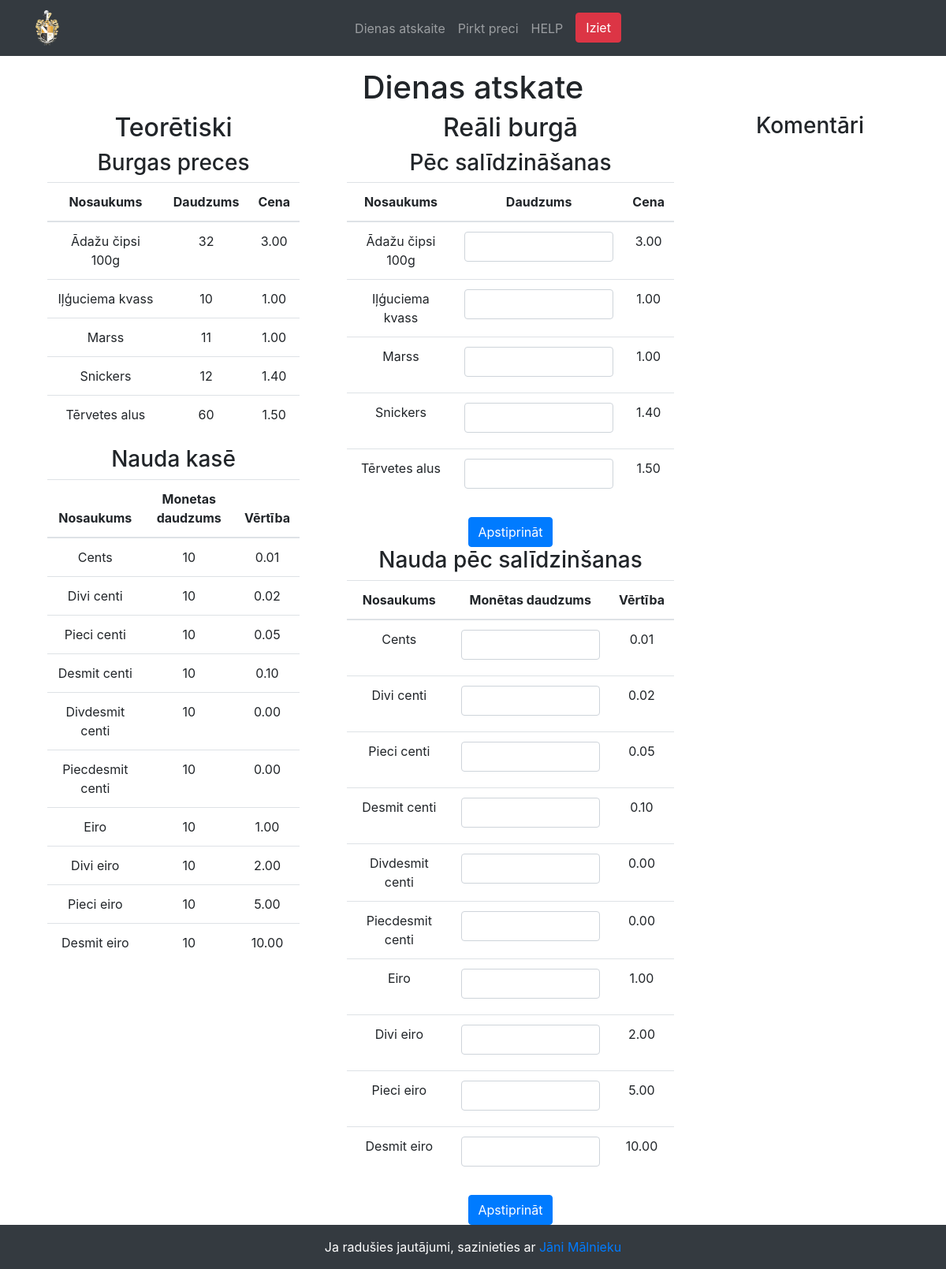
The app's page /dienas_atskaite.php, older data.
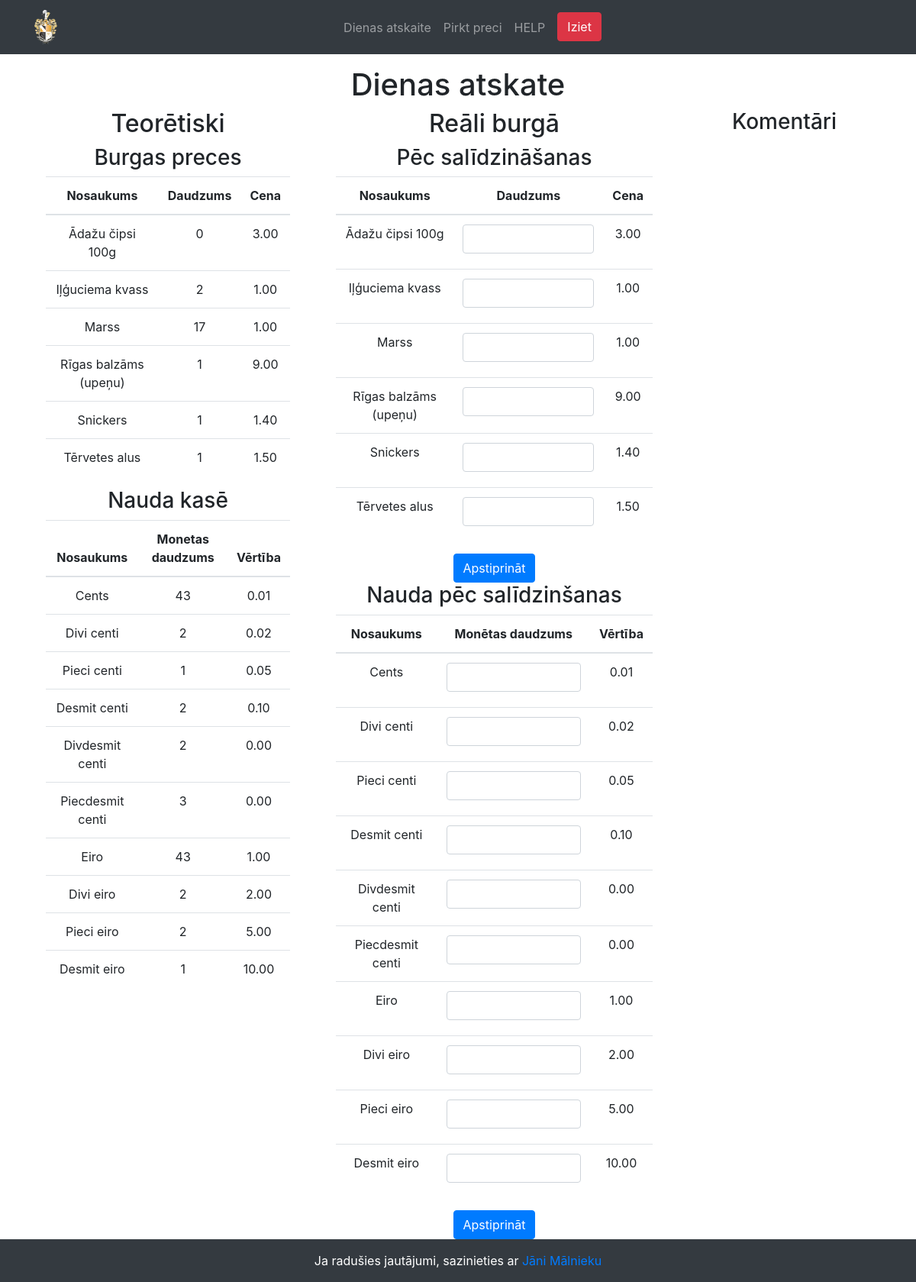
The same page, newer data.
### tables this page shows
CREATE TABLE `produktu_saraksts` (
  `nosaukums` varchar(100) NOT NULL,
  `kop_daudzums` int(11) DEFAULT NULL,
  `pardosanas_cena` decimal(10,2) DEFAULT NULL,
  `pedeja_atjauninajuma_datums` datetime DEFAULT NULL,
  `inventarizacijas_datums` date DEFAULT NULL,
  `paskaidrojums` text DEFAULT NULL
);

CREATE TABLE `nauda` (
  `naudas_id` int(11) NOT NULL,
  `nosaukums` varchar(50) DEFAULT NULL,
  `monetas_daudzums` int(11) DEFAULT NULL,
  `vertiba` decimal(10,2) DEFAULT NULL,
  `inventarizacijas_datums` date DEFAULT NULL,
  `paskaidrojums` text DEFAULT NULL
);

### dienas_atskaite.php (the view, shortened to what the changed rows need)
<?php
$db = DB::getInstance()->getConnection();
$query = "SELECT * FROM produktu_saraksts";
$result = $db->query($query);
$queryNauda = "SELECT * FROM nauda";
$resultNauda = $db->query($queryNauda);
?>
<!DOCTYPE html>
<html lang="lv">
<head>
    <link rel="stylesheet" href="https://stackpath.bootstrapcdn.com/bootstrap/4.3.1/css/bootstrap.min.css">
</head>
<body class="min-vh-100 d-flex flex-column">
    <div class="container mt-3">
        <h1 class="text-center">Dienas atskate</h1>
        <div class="row justify-content-center">
            <div class="col-md-4 text-center">
                <h2>Teorētiski</h2>
                <div class="col-md-12">
                    <table class="table">
                <thead>
                    <tr>
                        <th scope="col">Nosaukums</th>
                        <th scope="col">Daudzums</th>
                        <th scope="col">Cena</th>
                    </tr>
                </thead>
                <tbody>
                    <?php
                    while ($row = $result->fetch_assoc()) {
                        ?>
                        <tr>
                            <td><?php echo $row['nosaukums']; ?></td>
                            <td><?php echo $row['kop_daudzums']; ?></td>
                            <td><?php echo $row['pardosanas_cena']; ?></td>
                        </tr>
                        <?php
                    }
                    ?>
                </tbody>
            </table>
                    <table class="table">
                        <thead>
                            <tr>
                                <th scope="col">Nosaukums</th>
                                <th scope="col">Monetas daudzums</th>
                                <th scope="col">Vērtība</th>
                            </tr>
                        </thead>
                        <tbody>
                            <?php
                            while ($rowNauda = $resultNauda->fetch_assoc()) {
                            ?>
                                <tr>
                                    <td><?php echo $rowNauda['nosaukums']; ?></td>
                                    <td><?php echo $rowNauda['monetas_daudzums']; ?></td>
                                    <td><?php echo $rowNauda['vertiba']; ?></td>
                                </tr>
                            <?php
                            }
                            ?>
                        </tbody>
                    </table>
                </div>
            </div>
<div class="col-md-5 text-center">
    <h2>Reāli burgā</h2>
    <div class="col-md-12">
        <form action="insert_data.php" method="post">
            <table class="table">
                <thead>
                    <tr>
                        <th scope="col">Nosaukums</th>
                        <th scope="col">Daudzums</th>
                        <th scope="col">Cena</th>
                    </tr>
                </thead>
                <tbody>
                    <?php
                    $result->data_seek(0);
                    while ($row = $result->fetch_assoc()) {
                    ?>
                        <tr>
                            <td><?php echo $row['nosaukums']; ?></td>
                            <td>
                                <label for="produktuDaudzumsRealais" >
                                <input type="number" class="form-control" id="produktuDaudzumsRealais" name="produktuDaudzumsRealais[<?php echo $row['nosaukums']; ?>]" required>
                                </label>
                            </td>
                            <td><?php echo $row['pardosanas_cena']; ?></td>
                        </tr>
                    <?php
                    }
                    ?>
                </tbody>
            </table>
        </form>
        <form action="insert_data.php" method="post">
            <table class="table">
                <thead>
                    <tr>
                        <th scope="col">Nosaukums</th>
                        <th scope="col">Monētas daudzums</th>
                        <th scope="col">Vērtība</th>
                    </tr>
                </thead>
                <tbody>
                    <?php
                    $resultNauda->data_seek(0);
                    while ($row = $resultNauda->fetch_assoc()) {
                    ?>
                        <tr>
                            <td><?php echo $row['nosaukums']; ?></td>
                            <td>
                                <label for="naudasDaudzumsRealais" >
                                <input type="number" class="form-control" id="naudasDaudzumsRealais" name="naudasDaudzumsRealais[<?php echo $row['nosaukums']; ?>]" required>
                                </label>
                            </td>
                            <td><?php echo $row['vertiba']; ?></td>
                        </tr>
                    <?php
                    }
                    ?>
                </tbody>
            </table>
        </form>
    </div>
</div>
        </div>
    </div>
</body>
</body>
</html>

Row changes from the older to the newer data that the page shows:
changed produktu_saraksts "Ādažu čipsi 100g": kop_daudzums "32" → "0"
changed produktu_saraksts "Iļģuciema kvass": kop_daudzums "10" → "2"
changed produktu_saraksts "Marss": kop_daudzums "11" → "17"
added produktu_saraksts: nosaukums "Rīgas balzāms (upeņu)", kop_daudzums "1", pardosanas_cena "9.00"
changed produktu_saraksts "Snickers": kop_daudzums "12" → "1"
changed produktu_saraksts "Tērvetes alus": kop_daudzums "60" → "1"
changed nauda "Cents": monetas_daudzums "10" → "43"
changed nauda "Divi centi": monetas_daudzums "10" → "2"
changed nauda "Pieci centi": monetas_daudzums "10" → "1"
changed nauda "Desmit centi": monetas_daudzums "10" → "2"
changed nauda "Divdesmit centi": monetas_daudzums "10" → "2"
changed nauda "Piecdesmit centi": monetas_daudzums "10" → "3"
changed nauda "Eiro": monetas_daudzums "10" → "43"
changed nauda "Divi eiro": monetas_daudzums "10" → "2"
changed nauda "Pieci eiro": monetas_daudzums "10" → "2"
changed nauda "Desmit eiro": monetas_daudzums "10" → "1"
